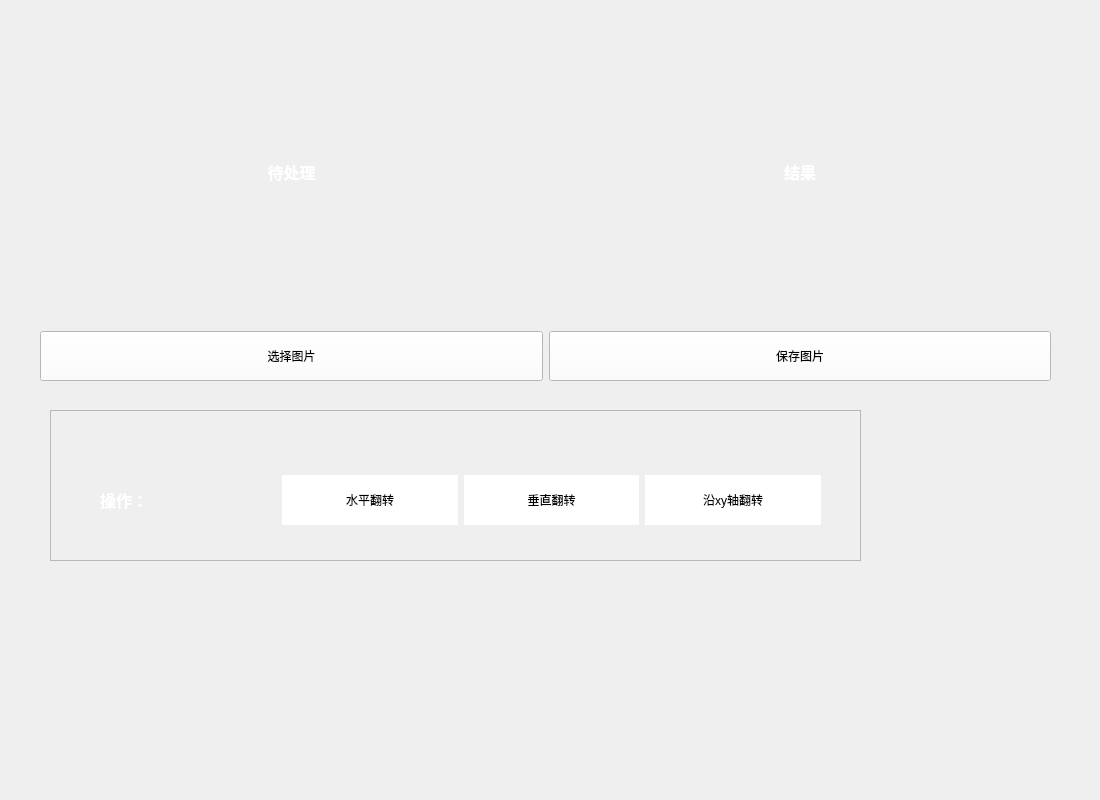
<?xml version="1.0" encoding="UTF-8"?>
<ui version="4.0">
 <class>Formwin2</class>
 <widget class="QWidget" name="Formwin2">
  <property name="geometry">
   <rect>
    <x>0</x>
    <y>0</y>
    <width>1100</width>
    <height>800</height>
   </rect>
  </property>
  <property name="minimumSize">
   <size>
    <width>1100</width>
    <height>700</height>
   </size>
  </property>
  <property name="windowTitle">
   <string>Form</string>
  </property>
  <widget class="QFrame" name="frame">
   <property name="geometry">
    <rect>
     <x>50</x>
     <y>410</y>
     <width>811</width>
     <height>151</height>
    </rect>
   </property>
   <property name="minimumSize">
    <size>
     <width>720</width>
     <height>0</height>
    </size>
   </property>
   <property name="frameShape">
    <enum>QFrame::StyledPanel</enum>
   </property>
   <property name="frameShadow">
    <enum>QFrame::Raised</enum>
   </property>
   <widget class="QWidget" name="layoutWidget">
    <property name="geometry">
     <rect>
      <x>50</x>
      <y>60</y>
      <width>721</width>
      <height>61</height>
     </rect>
    </property>
    <layout class="QHBoxLayout" name="horizontalLayout_2">
     <item>
      <widget class="QLabel" name="label_tips">
       <property name="minimumSize">
        <size>
         <width>150</width>
         <height>50</height>
        </size>
       </property>
       <property name="text">
        <string>&lt;html&gt;&lt;head/&gt;&lt;body&gt;&lt;p&gt;&lt;span style=&quot; font-size:12pt; font-weight:600; color:#ffffff;&quot;&gt;操作：&lt;/span&gt;&lt;/p&gt;&lt;/body&gt;&lt;/html&gt;</string>
       </property>
      </widget>
     </item>
     <item>
      <widget class="QPushButton" name="pushButton_fun0">
       <property name="minimumSize">
        <size>
         <width>150</width>
         <height>50</height>
        </size>
       </property>
       <property name="styleSheet">
        <string notr="true">background-color: rgb(255, 255, 255);
border-radius:30px</string>
       </property>
       <property name="text">
        <string>水平翻转</string>
       </property>
      </widget>
     </item>
     <item>
      <widget class="QPushButton" name="pushButton_fun1">
       <property name="minimumSize">
        <size>
         <width>150</width>
         <height>50</height>
        </size>
       </property>
       <property name="styleSheet">
        <string notr="true">background-color: rgb(255, 255, 255);
border-radius:30px</string>
       </property>
       <property name="text">
        <string>垂直翻转</string>
       </property>
      </widget>
     </item>
     <item>
      <widget class="QPushButton" name="pushButton_fun11">
       <property name="minimumSize">
        <size>
         <width>150</width>
         <height>50</height>
        </size>
       </property>
       <property name="styleSheet">
        <string notr="true">background-color: rgb(255, 255, 255);
border-radius:30px</string>
       </property>
       <property name="text">
        <string>沿xy轴翻转</string>
       </property>
      </widget>
     </item>
    </layout>
   </widget>
  </widget>
  <widget class="QWidget" name="layoutWidget">
   <property name="geometry">
    <rect>
     <x>40</x>
     <y>20</y>
     <width>1011</width>
     <height>361</height>
    </rect>
   </property>
   <property name="minimumSize">
    <size>
     <width>500</width>
     <height>0</height>
    </size>
   </property>
   <layout class="QGridLayout" name="gridLayout">
    <item row="0" column="0">
     <layout class="QHBoxLayout" name="horizontalLayout">
      <item>
       <widget class="QLabel" name="label_daichuli">
        <property name="minimumSize">
         <size>
          <width>500</width>
          <height>0</height>
         </size>
        </property>
        <property name="text">
         <string>&lt;html&gt;&lt;head/&gt;&lt;body&gt;&lt;p align=&quot;center&quot;&gt;&lt;span style=&quot; font-size:12pt; font-weight:600; color:#ffffff;&quot;&gt;待处理&lt;/span&gt;&lt;/p&gt;&lt;/body&gt;&lt;/html&gt;</string>
        </property>
       </widget>
      </item>
     </layout>
    </item>
    <item row="1" column="0">
     <widget class="QPushButton" name="pushButton_load">
      <property name="minimumSize">
       <size>
        <width>500</width>
        <height>50</height>
       </size>
      </property>
      <property name="styleSheet">
       <string notr="true">background-color: rgb(255, 255, 255);</string>
      </property>
      <property name="text">
       <string>选择图片</string>
      </property>
     </widget>
    </item>
    <item row="1" column="1">
     <widget class="QPushButton" name="pushButton_save">
      <property name="minimumSize">
       <size>
        <width>500</width>
        <height>50</height>
       </size>
      </property>
      <property name="styleSheet">
       <string notr="true">background-color: rgb(255, 255, 255);</string>
      </property>
      <property name="text">
       <string>保存图片</string>
      </property>
     </widget>
    </item>
    <item row="0" column="1">
     <widget class="QLabel" name="label_jieguo">
      <property name="minimumSize">
       <size>
        <width>500</width>
        <height>0</height>
       </size>
      </property>
      <property name="text">
       <string>&lt;html&gt;&lt;head/&gt;&lt;body&gt;&lt;p align=&quot;center&quot;&gt;&lt;span style=&quot; font-size:12pt; font-weight:600; color:#ffffff;&quot;&gt;结果&lt;/span&gt;&lt;/p&gt;&lt;/body&gt;&lt;/html&gt;</string>
      </property>
     </widget>
    </item>
   </layout>
  </widget>
 </widget>
 <resources/>
 <connections/>
</ui>
